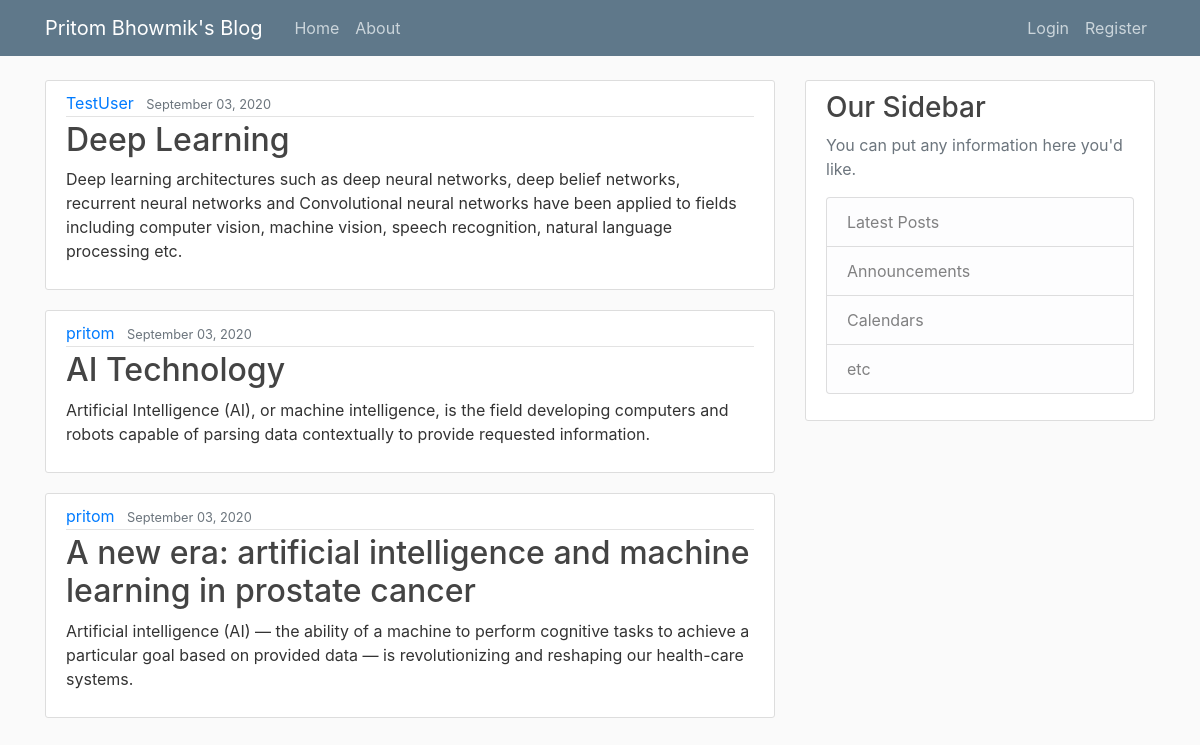
The page / on the database its author committed.
### blog/models.py (models this page shows, shortened)
class Post(models.Model):
    title = models.CharField(max_length=100)
    content = models.TextField()
    date_posted = models.DateTimeField(default=timezone.now)
    author = models.ForeignKey(User, on_delete=models.CASCADE)

### blog/views.py (the view)
# urls.py: path('', views.home, name='blog-home'),
def home(request):
    context = {
        'posts': Post.objects.all()
    }
    return render(request, 'blog/home.html', context)

### blog/templates/blog/home.html
{% extends "blog/base.html" %} {% block content %} {% for post in posts %}
<article class="media content-section">
  <div class="media-body">
    <div class="article-metadata">
      <a class="mr-2" href="#">{{ post.author }}</a>
      <small class="text-muted">{{ post.date_posted |date:"F d, Y" }}</small>
    </div>
    <h2><a class="article-title" href="#">{{ post.title }}</a></h2>
    <p class="article-content">{{ post.content }}</p>
  </div>
</article>
{% endfor %} {% endblock content %}

### blog/templates/blog/base.html (shortened to what this page needs)
{% load static %}
<!DOCTYPE html>
<html lang="en">
  <head>
    <link rel="stylesheet" href="https://stackpath.bootstrapcdn.com/bootstrap/4.5.2/css/bootstrap.min.css">
    <link rel="stylesheet" type="text/css" href="{% static 'blog/main.css' %}">
  </head>
  <body>
    <header class="site-header">
        <nav class="navbar navbar-expand-md navbar-dark bg-steel fixed-top">
          <div class="container">
            <a class="navbar-brand mr-4" href="{% url 'blog-home' %}">Pritom Bhowmik's Blog</a>
            <div class="collapse navbar-collapse" id="navbarToggle">
              <div class="navbar-nav mr-auto">
                <a class="nav-item nav-link" href="{% url 'blog-home' %}">Home</a>
                <a class="nav-item nav-link" href="{% url 'blog-about' %}">About</a>
              </div>
              <div class="navbar-nav">
                {% if user.is_authenticated %}
                <a class="nav-item nav-link" href="{% url 'logout' %}">Logout</a>
                {% else %}
                <a class="nav-item nav-link" href="{% url 'login' %}">Login</a>
                <a class="nav-item nav-link" href="{% url 'register' %}">Register</a>
                {% endif %}
              </div>
            </div>
          </div>
        </nav>
      </header>
      <main role="main" class="container">
        <div class="row">
          <div class="col-md-8">
            {% block content %}{% endblock %}
          </div>
          <div class="col-md-4">
            <div class="content-section">
              <h3>Our Sidebar</h3>
              <p class='text-muted'>You can put any information here you'd like.
                <ul class="list-group">
                  <li class="list-group-item list-group-item-light">Latest Posts</li>
                  <li class="list-group-item list-group-item-light">Announcements</li>
                  <li class="list-group-item list-group-item-light">Calendars</li>
                  <li class="list-group-item list-group-item-light">etc</li>
                </ul>
              </p>
            </div>
          </div>
        </div>
      </main>
  </body>
</html>

### blog/static/blog/main.css (style rules this page uses)
body { background: #fafafa; color: #333333; margin-top: 5rem; }
h1, h2, h3, h4, h5, h6 { color: #444444; }
ul { margin: 0; }
.bg-steel { background-color: #5f788a; }
.site-header .navbar-nav .nav-link { color: #cbd5db; }
.content-section { background: #ffffff; padding: 10px 20px; border: 1px solid #dddddd; border-radius: 3px; margin-bottom: 20px; }
.article-title { color: #444444; }
.article-content { white-space: pre-line; }
.article-metadata { padding-bottom: 1px; margin-bottom: 4px; border-bottom: 1px solid #e3e3e3; }

### rows shown on the page
Post: author "TestUser", date_posted "September 03, 2020", title "Deep Learning", content "Deep learning architectures such as deep neural networks, deep belief networks, recurrent neural networks and Convolutional neural networks have been applied to fields including computer vision, machine vision, speech recognition, natural language processing etc."
Post: author "pritom", date_posted "September 03, 2020", title "AI Technology", content "Artificial Intelligence (AI), or machine intelligence, is the field developing computers and robots capable of parsing data contextually to provide requested information."
Post: author "pritom", date_posted "September 03, 2020", title "A new era: artificial intelligence and machine learning in prostate cancer", content "Artificial intelligence (AI) — the ability of a machine to perform cognitive tasks to achieve a particular goal based on provided data — is revolutionizing and reshaping our health-care systems."
